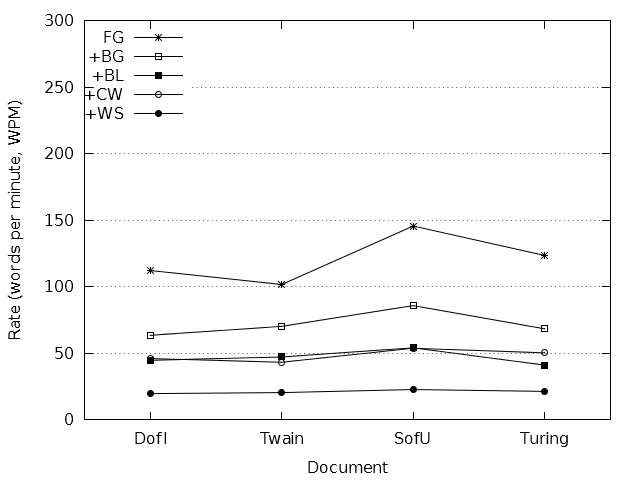

Write the gnuplot code that produced this figure.
terminal = "pngcairo"
output = "type-all.png"

if (!exists("input")) input = "spd-all.dat"

set datafile missing "-"
stats input using 3 nooutput

if (!exists("schemeCount")) {
	schemeCount = STATS_blocks
}

if (!exists("fileCount")) {
	fileCount = (STATS_records + STATS_invalid) / STATS_blocks
}

if (exists("terminal")) {
	set terminal terminal mono solid
}
else {
	set terminal windows monochrome solid
}

if (exists("output")) set output output

#set title "Document Type Performance for Multiple Schemes"
set style data linespoints
set key autotitle columnhead left top

set ylabel "Rate (words per minute, WPM)"
set yrange [ 0 : 300 ]
set ytics 50
set grid ytics

set xlabel "Document"
set xrange [ -0.5 : fileCount - 0.5 ]

plot for [ i = 1 : schemeCount ] input using 3 : xticlabels(1) index i - 1 pointtype i + 2
